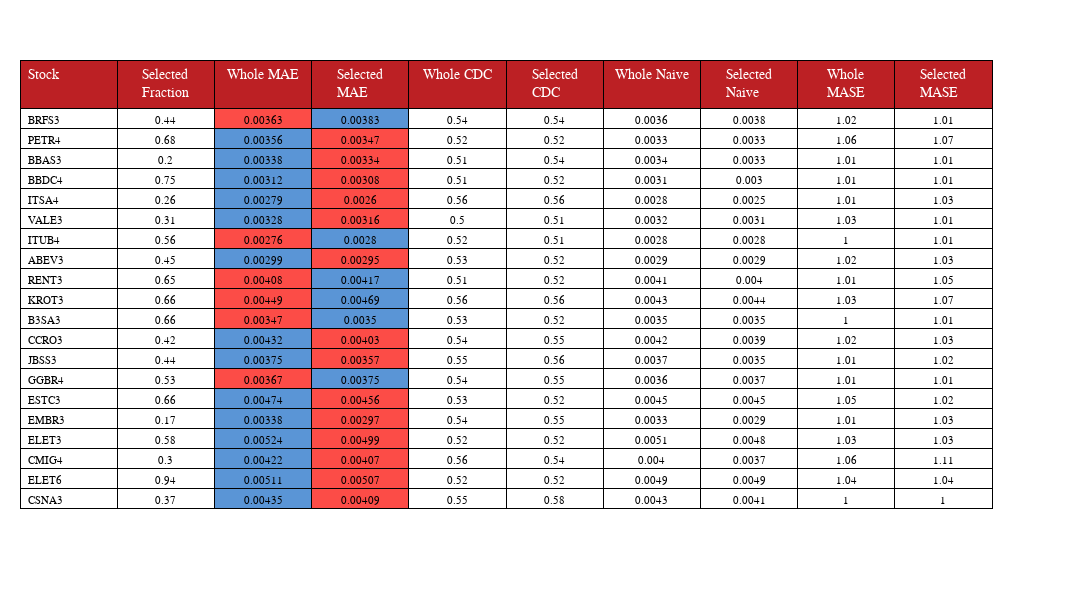

Notebook source saved alongside this figure:
### Code cell
benchtable(rfbench)

### Figure 1 — Plotly figure (JSON) as saved in the notebook; plotly's stock layout.template omitted (floating-point values rounded to 4 significant figures; data arrays with more than 128 entries replaced by an {"elided": "..."} marker saying what was removed)
{"data": [{"cells": {"align": ["left", "center"], "fill": {"color": {"elided": "10x21 str values"}}, "font": {"color": "black", "family": "Arial", "size": 11}, "line": {"color": "black", "width": 1}, "values": {"elided": "10x20 mixed values"}}, "header": {"align": ["left", "center"], "fill": {"color": "#BC2024"}, "font": {"color": "white", "family": "Arial", "size": 14}, "line": {"color": "black", "width": 1}, "values": [["Stock"], ["Selected Fraction"], ["Whole MAE"], ["Selected MAE"], ["Whole CDC"], ["Selected CDC"], ["Whole Naive"], ["Selected Naive"], ["Whole MASE"], ["Selected MASE"]]}, "type": "table"}], "layout": {"height": 600, "margin": {"b": 10, "l": 20, "r": 100, "t": 60}, "width": 1230}}
